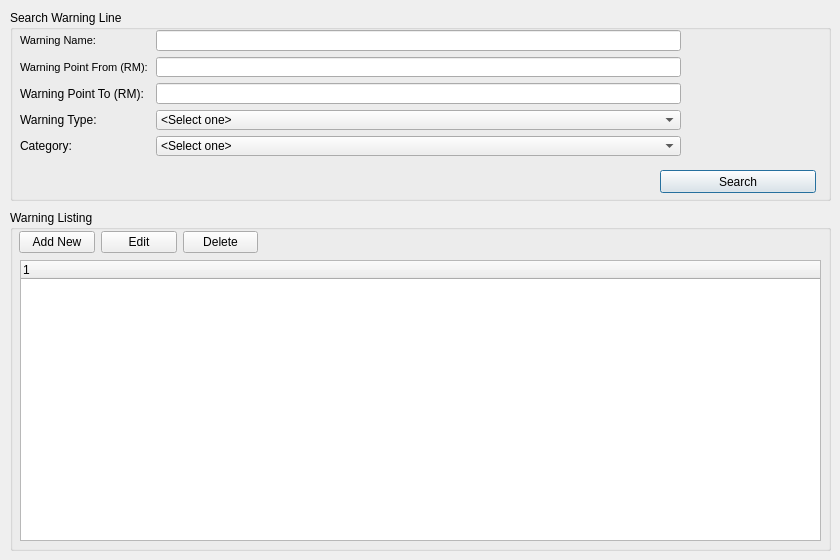
<?xml version="1.0" encoding="UTF-8"?>
<ui version="4.0">
 <class>warnLine_mst</class>
 <widget class="QDialog" name="warnLine_mst">
  <property name="geometry">
   <rect>
    <x>0</x>
    <y>0</y>
    <width>840</width>
    <height>560</height>
   </rect>
  </property>
  <property name="windowTitle">
   <string>Warning Line Listing - Pers</string>
  </property>
  <widget class="QGroupBox" name="gb_search">
   <property name="geometry">
    <rect>
     <x>10</x>
     <y>10</y>
     <width>821</width>
     <height>191</height>
    </rect>
   </property>
   <property name="title">
    <string>Search Warning Line</string>
   </property>
   <widget class="QPushButton" name="btn_search">
    <property name="geometry">
     <rect>
      <x>650</x>
      <y>160</y>
      <width>156</width>
      <height>23</height>
     </rect>
    </property>
    <property name="text">
     <string>Search</string>
    </property>
   </widget>
   <widget class="QWidget" name="layoutWidget">
    <property name="geometry">
     <rect>
      <x>10</x>
      <y>20</y>
      <width>661</width>
      <height>126</height>
     </rect>
    </property>
    <layout class="QGridLayout" name="gridLayout">
     <item row="1" column="0" colspan="2">
      <widget class="QLabel" name="lbl_pointFrom">
       <property name="font">
        <font>
         <pointsize>8</pointsize>
        </font>
       </property>
       <property name="text">
        <string>Warning Point From (RM):</string>
       </property>
      </widget>
     </item>
     <item row="0" column="2">
      <widget class="QLineEdit" name="txt_name"/>
     </item>
     <item row="2" column="2">
      <widget class="QLineEdit" name="txt_pointTo"/>
     </item>
     <item row="1" column="2">
      <widget class="QLineEdit" name="txt_pointFrom"/>
     </item>
     <item row="2" column="0">
      <widget class="QLabel" name="lbl_pointTo">
       <property name="text">
        <string>Warning Point To (RM):</string>
       </property>
      </widget>
     </item>
     <item row="3" column="0">
      <widget class="QLabel" name="lbl_type">
       <property name="text">
        <string>Warning Type:</string>
       </property>
      </widget>
     </item>
     <item row="3" column="2">
      <widget class="QComboBox" name="list_warnType">
       <item>
        <property name="text">
         <string>&lt;Select one&gt;</string>
        </property>
       </item>
       <item>
        <property name="text">
         <string>Day</string>
        </property>
       </item>
       <item>
        <property name="text">
         <string>Month</string>
        </property>
       </item>
       <item>
        <property name="text">
         <string>Year</string>
        </property>
       </item>
       <item>
        <property name="text">
         <string>Lifetime</string>
        </property>
       </item>
      </widget>
     </item>
     <item row="0" column="0" colspan="2">
      <widget class="QLabel" name="lbl_name">
       <property name="font">
        <font>
         <pointsize>8</pointsize>
        </font>
       </property>
       <property name="text">
        <string>Warning Name:</string>
       </property>
      </widget>
     </item>
     <item row="4" column="0">
      <widget class="QLabel" name="lbl_cat">
       <property name="text">
        <string>Category:</string>
       </property>
      </widget>
     </item>
     <item row="4" column="2">
      <widget class="QComboBox" name="list_cat">
       <item>
        <property name="text">
         <string>&lt;Select one&gt;</string>
        </property>
       </item>
      </widget>
     </item>
    </layout>
   </widget>
   <zorder>layoutWidget</zorder>
   <zorder>btn_search</zorder>
  </widget>
  <widget class="QGroupBox" name="gb_listing">
   <property name="geometry">
    <rect>
     <x>10</x>
     <y>210</y>
     <width>821</width>
     <height>341</height>
    </rect>
   </property>
   <property name="title">
    <string>Warning Listing</string>
   </property>
   <widget class="QTreeWidget" name="tw_warnList">
    <property name="geometry">
     <rect>
      <x>10</x>
      <y>50</y>
      <width>801</width>
      <height>281</height>
     </rect>
    </property>
    <column>
     <property name="text">
      <string notr="true">1</string>
     </property>
    </column>
   </widget>
   <widget class="QWidget" name="">
    <property name="geometry">
     <rect>
      <x>9</x>
      <y>20</y>
      <width>239</width>
      <height>25</height>
     </rect>
    </property>
    <layout class="QHBoxLayout" name="horizontalLayout">
     <item>
      <widget class="QPushButton" name="btn_add">
       <property name="text">
        <string>Add New</string>
       </property>
      </widget>
     </item>
     <item>
      <widget class="QPushButton" name="btn_edit">
       <property name="text">
        <string>Edit</string>
       </property>
      </widget>
     </item>
     <item>
      <widget class="QPushButton" name="btn_delete">
       <property name="text">
        <string>Delete</string>
       </property>
      </widget>
     </item>
    </layout>
   </widget>
  </widget>
 </widget>
 <tabstops>
  <tabstop>txt_name</tabstop>
  <tabstop>txt_pointFrom</tabstop>
  <tabstop>txt_pointTo</tabstop>
  <tabstop>list_warnType</tabstop>
  <tabstop>list_cat</tabstop>
  <tabstop>btn_search</tabstop>
  <tabstop>btn_add</tabstop>
  <tabstop>btn_edit</tabstop>
  <tabstop>btn_delete</tabstop>
  <tabstop>tw_warnList</tabstop>
 </tabstops>
 <resources/>
 <connections/>
</ui>
